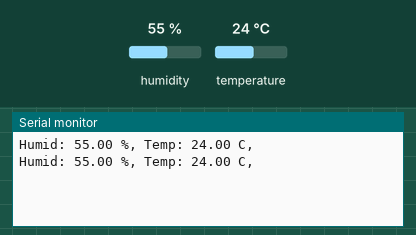
This sketch was run on a simulated Arduino Uno, built with avr-gcc and run on an emulated ATmega328P. On the bench: the last lines printed to the serial monitor. The inputs (shaded band) are chosen by the test bench; at power-on: humidity 55 %, temperature 24 °C.

Above: at 4.8 s.
4.9 s: humidity set to 22 %
At 7.1 s:
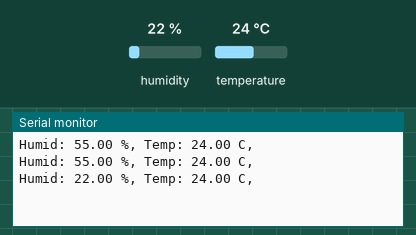
7.9 s: temperature set to 12 °C
At 8.8 s:
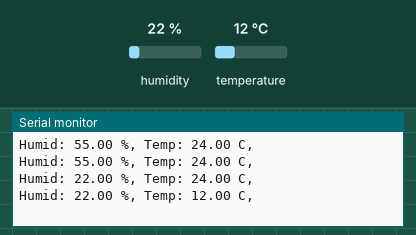
10.9 s: humidity set to 40 %
At 13.5 s:
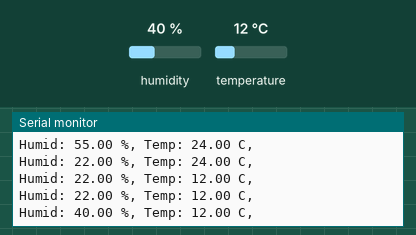
Timing chart, 0 to 15.0 s (numbered marks = the images above; inputs shaded):
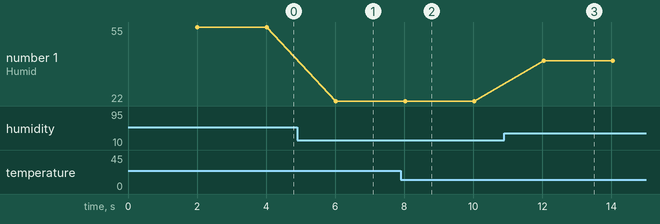

The sketch:

BluFeather_HumidTempSerial.ino
```cpp
/***
  Sample air temperature and humdity

  Materials Schedule
   (1 each) Adafruit Feather 32u4 Bluefruit LE with stacking headers
     https://learn.adafruit.com/adafruit-feather-32u4-bluefruit-le?view=all#overview
   (1 each) Sparkfun Cerberus USB Cable
     https://www.sparkfun.com/products/12016
   (1 each) DHT22 AM2302 Temperature and Humidity Sensor
     https://www.adafruit.com/product/393
   (3 each) 28AWG female/female jumper wires
     https://www.adafruit.com/product/266

  Assembly
   1.Update Arduino software
     a.Arduino->Preferences->Additional Boards URL->https://adafruit.github.io/arduino-board-index/package_adafruit_index.json
     b.Tools->Boards Manager->Contributed->Adafruit AVR Boards
     c.Tools->Board->Adafruit Feather 32u4
     d.Tools->Port->/dev/cu.usbmodem1D11201 (Adafruit Feather 32u4)
     e.Sketch->Include Library->Manage Libraries->Adafruit Unified Sensor Library
     f.Sketch->Include Library->Manage Libraries->Adafruit AM2320 Sensor Library
     g.Sketch->Include Library->Manage Libraries->DHT Sensor Library
   2.Connect temp & humidty sensor to Feather with (3) female/female wires
     a.Sensor (Out) Feather pin 10 (D)
     b.Sensor (+)   Feather (VCC) Voltage
     c.Sensor (-)   Feather (GND) Ground
   3.Attach Cerberus USB Cable to Feather and Laptop
   4.Verify/compile & upload program to Feather
     a.Sketch->Verify/Compile
     b.Sketch->Upload

  Engineering
   Adafruit
     https://learn.adafruit.com/adafruit-io-basics-temperature-and-humidity?view=all

   ATS
     https://www.youtube.com/channel/UCDuWq2wFqeVII1KC7grySRg
     https://github.com/AnchorageBot
     modified August 2019

***/

// === Libraries ================================

#include <Adafruit_Sensor.h>
#include <DHT_U.h>
#include <DHT.h>; // Call DHT22 Library

// === Gobal constants and variables ============

// Temp & Humidity Sensor Constants
#define DHTPIN 10       // DHT-22 sensor & Feather Pin
#define DHTTYPE DHT22   // DHT 22 sensor type is AM2302

// Temp & Humidity Sensor Variables
float hum;    // Stores humidity value in percent
float temp;   // Stores temperature value in Celcius

DHT dht(DHTPIN, DHTTYPE); // Initialize DHT sensor for Feather

//=== Setup code here, runs once ================

void setup()
{
  // Setup the serial monitor for data analysis & debugging
  Serial.begin (9600);

  // Start the DHT sensor
  dht.begin();
}

//=== Main code here, runs/loops repeatedly=====

void loop()
{
  delay(2000);  // Delay so DHT-22 sensor can stabalize

    hum = dht.readHumidity();  // Get Humidity value
    temp= dht.readTemperature();  // Get Temperature value

  // Send results to Serial Monitor

    Serial.print("Humid: ");
    Serial.print(hum);
    Serial.print(" %, Temp: ");
    Serial.print(temp);
    Serial.print(" C, ");

  Serial.println(" ");
}
```

Measured:
- after the input at 4.9 s, the serial monitor: prints a new line after 1.1 s (image 1)
- after the input at 7.9 s, the serial monitor: prints a new line after 0.12 s (image 2)
- after the input at 10.9 s, the serial monitor: prints a new line after 1.1 s (image 3)
- plotted number 1: 55 → 22 after the input at 4.9 s, 22 → 40 after the input at 10.9 s
